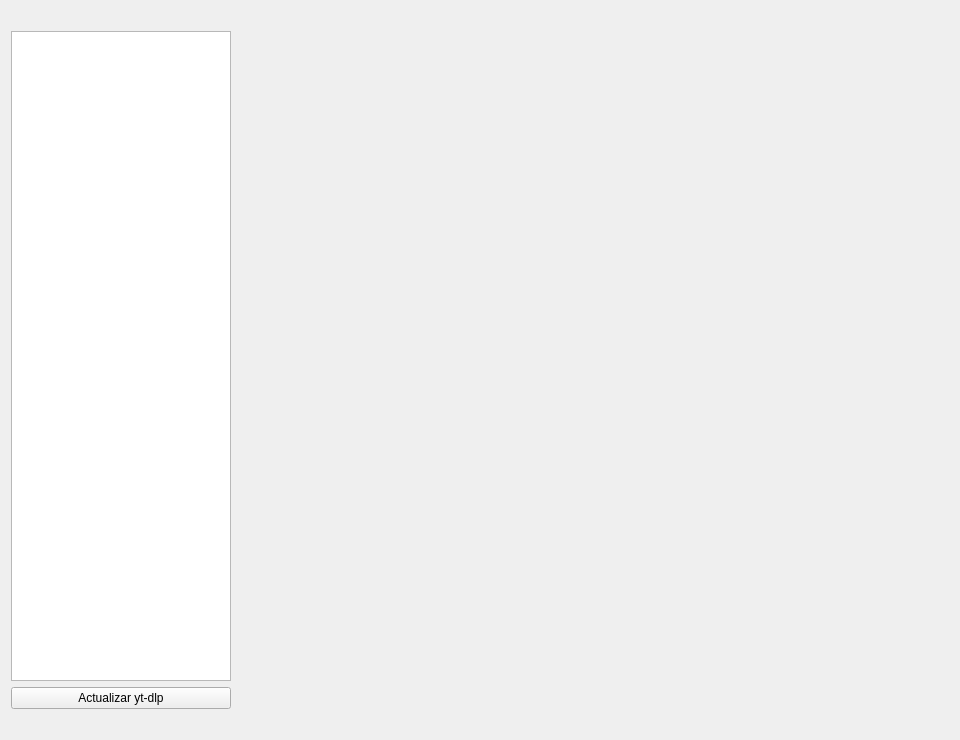
<?xml version="1.0" encoding="UTF-8"?>
<ui version="4.0">
 <class>VentanaPrincipal</class>
 <widget class="QWidget" name="VentanaPrincipal">
  <property name="geometry"><rect><x>0</x><y>0</y><width>960</width><height>740</height></rect></property>
  <property name="windowTitle"><string>Windows-Manager</string></property>
  <layout class="QHBoxLayout" name="layoutVentana" stretch="0,1">
   <item>
    <layout class="QVBoxLayout" name="layoutLateral">
     <item>
      <widget class="QLabel" name="etiquetaLogo">
       <property name="alignment"><set>Qt::AlignmentFlag::AlignCenter</set></property>
      </widget>
     </item>
     <item>
      <widget class="QListWidget" name="listaSecciones">
       <property name="minimumSize"><size><width>200</width><height>0</height></size></property>
       <property name="maximumSize"><size><width>220</width><height>16777215</height></size></property>
       <property name="spacing"><number>4</number></property>
      </widget>
     </item>
     <item>
      <widget class="QPushButton" name="botonActualizarYtdlp">
       <property name="text"><string>Actualizar yt-dlp</string></property>
       <property name="toolTip"><string>yt-dlp se actualiza solo una vez por día. Si YouTube dejó de bajar, probá actualizarlo ahora.</string></property>
      </widget>
     </item>
     <item>
      <widget class="QLabel" name="etiquetaVersion">
       <property name="alignment"><set>Qt::AlignmentFlag::AlignCenter</set></property>
      </widget>
     </item>
    </layout>
   </item>
   <item>
    <layout class="QVBoxLayout" name="layoutContenido">
     <item>
      <widget class="QLabel" name="etiquetaTitulo"/>
     </item>
     <item>
      <widget class="QLabel" name="etiquetaAviso">
       <property name="wordWrap"><bool>true</bool></property>
       <property name="openExternalLinks"><bool>true</bool></property>
       <property name="textFormat"><enum>Qt::TextFormat::RichText</enum></property>
      </widget>
     </item>
     <item>
      <widget class="QStackedWidget" name="paginas"/>
     </item>
    </layout>
   </item>
  </layout>
 </widget>
 <resources/>
 <connections/>
</ui>
